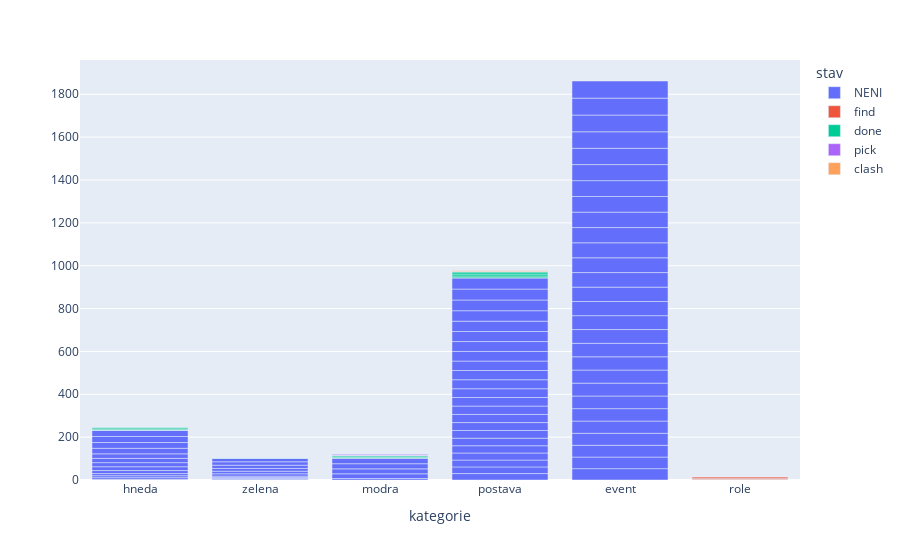

Write notebook code for a chart like this one.
### Code cell
# musis udelat manualni prepocet na procenta
stav_breakdown = (hlasky
                  .groupby(['stav', 'kategorie'])
                  .count()
                  .reset_index())

px.bar(
    hlasky,
    x='kategorie',
    color='stav'
)

### Figure 1 — Plotly figure (JSON) as saved in the notebook; plotly's stock layout.template omitted (floating-point values rounded to 4 significant figures)
{"data": [{"alignmentgroup": "True", "hoverlabel": {"namelength": 0}, "hovertemplate": "stav=NENI<br>kategorie=%{x}", "legendgroup": "NENI", "marker": {"color": "#636efa"}, "name": "NENI", "offsetgroup": "NENI", "orientation": "v", "showlegend": true, "textposition": "auto", "type": "bar", "x": ["hneda", "hneda", "hneda", "zelena", "zelena", "zelena", "zelena", "modra", "hneda", "hneda", "hneda", "zelena", "zelena", "zelena", "hneda", "zelena", "zelena", "zelena", "hneda", "hneda", "hneda", "hneda", "modra", "modra", "modra", "modra", "hneda", "hneda", "hneda", "hneda", "postava", "postava", "postava", "postava", "postava", "postava", "postava", "postava", "postava", "postava", "postava", "postava", "postava", "postava", "postava", "postava", "postava", "postava", "postava", "postava", "postava", "postava", "postava", "event", "event", "event", "event", "event", "event", "event", "event", "event", "event", "event", "event", "event", "event", "event", "event", "event", "event", "event", "event", "event", "event", "event", "event", "event", "event", "event", "event"], "xaxis": "x", "yaxis": "y"}, {"alignmentgroup": "True", "hoverlabel": {"namelength": 0}, "hovertemplate": "stav=find<br>kategorie=%{x}", "legendgroup": "find", "marker": {"color": "#EF553B"}, "name": "find", "offsetgroup": "find", "orientation": "v", "showlegend": true, "textposition": "auto", "type": "bar", "x": ["hneda", "postava", "role", "role", "role", "role"], "xaxis": "x", "yaxis": "y"}, {"alignmentgroup": "True", "hoverlabel": {"namelength": 0}, "hovertemplate": "stav=done<br>kategorie=%{x}", "legendgroup": "done", "marker": {"color": "#00cc96"}, "name": "done", "offsetgroup": "done", "orientation": "v", "showlegend": true, "textposition": "auto", "type": "bar", "x": ["zelena", "zelena", "hneda", "modra", "modra", "hneda", "modra", "hneda", "postava", "postava", "postava"], "xaxis": "x", "yaxis": "y"}, {"alignmentgroup": "True", "hoverlabel": {"namelength": 0}, "hovertemplate": "stav=pick<br>kategorie=%{x}", "legendgroup": "pick", "marker": {"color": "#ab63fa"}, "name": "pick", "offsetgroup": "pick", "orientation": "v", "showlegend": true, "textposition": "auto", "type": "bar", "x": ["zelena", "modra", "modra", "modra"], "xaxis": "x", "yaxis": "y"}, {"alignmentgroup": "True", "hoverlabel": {"namelength": 0}, "hovertemplate": "stav=clash<br>kategorie=%{x}", "legendgroup": "clash", "marker": {"color": "#FFA15A"}, "name": "clash", "offsetgroup": "clash", "orientation": "v", "showlegend": true, "textposition": "auto", "type": "bar", "x": ["hneda", "postava", "postava", "postava"], "xaxis": "x", "yaxis": "y"}], "layout": {"barmode": "relative", "legend": {"title": {"text": "stav"}, "tracegroupgap": 0}, "margin": {"t": 60}, "xaxis": {"anchor": "y", "domain": [0, 1], "title": {"text": "kategorie"}}, "yaxis": {"anchor": "x", "domain": [0, 1]}}}
